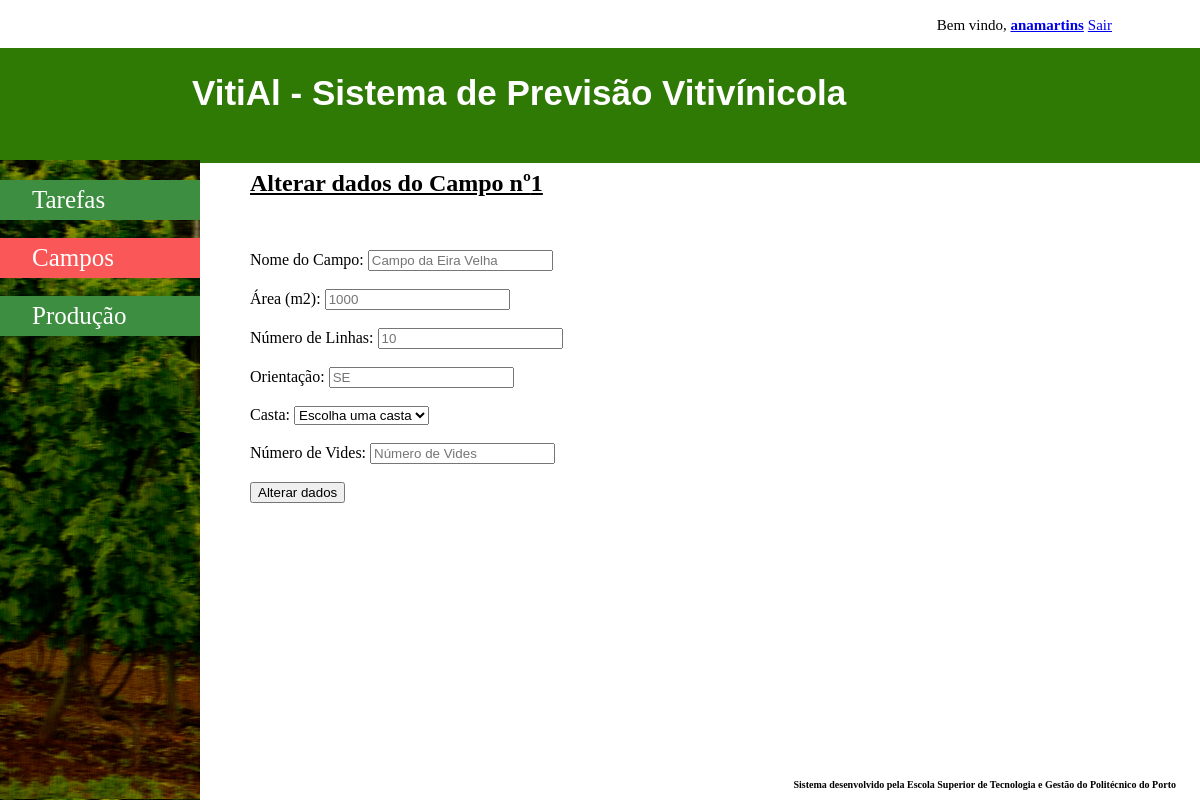
The page /Application/User/editarCampo.php?campoid=1 (signed in) on the database its author committed.
### tables this page shows
CREATE TABLE `campo` (
  `id` int(11) NOT NULL,
  `nome` varchar(4000) DEFAULT NULL,
  `localizacao` text NOT NULL,
  `area` float DEFAULT NULL,
  `numero_linhas` int(11) DEFAULT NULL,
  `orientacao` varchar(4000) DEFAULT NULL,
  `quinta_id` int(11) NOT NULL,
  `utilizador_id` int(11) NOT NULL
);

### Application/Database/MyDataAccessPDOBase.php (called while the page is built, shortened)
<?php
require_once (Conf::getApplicationDatabasePath() . 'MyDataAccessPDOSqlFactory.php');
abstract class MyDataAcessPDOBase {
    private $connection = null;
    private $connectionOptions = array(
        PDO::ATTR_ERRMODE => PDO::ERRMODE_EXCEPTION,
        PDO::MYSQL_ATTR_INIT_COMMAND => "SET NAMES 'UTF8'"
    );
    public function __construct($host, $databaseName, $userName, $password) {
        $dsn = $this->getDSNMySQL($host, $databaseName);
    }
    private function getDSNMySQL(&$host, &$databaseName) {
        $dsn = self::DSN_MYSQL;
        return $dsn;
    }
    protected function getConnection() {
        return $this->connection;
    }
    protected function setConnection(PDO $connection) {
        $this->connection = $connection;
    }
    private function getConnectionOptions() {
        return $this->connectionOptions;
    }
    protected function prepareStatement(&$sql, Array &$dataParameters = null) {
        $q = $this->getConnection()->prepare($sql);
        $q->execute($dataParameters);
        return $q;
    }
}

### Application/Database/MyDataAccessPDOSqlFactory.php (called while the page is built, shortened)
<?php
class MyDataAccessPDOSqlFactory {
    public static function buildPDOPlaceHolderKey($key){
        return self::PDO_PLACEHOLDER_PRECHAR . $key;
    }
    protected static function buildSQLClauseWhere(Array &$where = null){
        $whereClause = self::STRING_EMPTY_VALUE;
        if ($where != null) {
            foreach (array_keys($where) as $key) {
                $whereClause =  $whereClause .
                                ($whereClause == self::STRING_EMPTY_VALUE ? self::STRING_EMPTY_VALUE : ' AND ') .
                                $key . ' = ' . self::buildPDOPlaceHolderKey($key);
            }
            $whereClause = ' WHERE ' . $whereClause;
        }
        return $whereClause;
    }
    protected static function buildSQLClauseOrderBy(Array &$order = null){
        $orderClause = self::STRING_EMPTY_VALUE;
        return $orderClause;
    }
    protected static function buildSQLSelect(&$table, Array &$where = null, Array &$order = null) {
        $sql = self::SQL_SELECT_STATEMENT_BASE;
        $whereClause = self::buildSQLClauseWhere($where);
        $orderClause = self::buildSQLClauseOrderBy($order);
        self::replaceStringTag(self::SQL_TABLE_NAME_TAG, $sql, $table);
        self::replaceStringTag(self::SQL_WHERE_CLAUSE_TAG, $sql, $whereClause);
        self::replaceStringTag(self::SQL_ORDERBY_CLAUSE_TAG, $sql, $orderClause);
        return $sql;
    }
    public static function buildSQL($op, &$table, Array &$data = null, Array &$dataOptional = null){
        $sql = self::STRING_EMPTY_VALUE;
        switch ($op) {
            case MyDataAccessPDO::SELECT_OPERATION:
                $sql = self::buildSQLSelect($table, $data, $dataOptional);
                break;
        }
        return $sql;
    }
}

### Application/Database/MyDataAccessPDO.php (called while the page is built, shortened)
<?php
require_once (Conf::getApplicationDatabasePath() . 'MyDataAccessPDOBase.php');
require_once (Conf::getApplicationDatabasePath() . 'MyDataAccessPDOSqlFactory.php');
class MyDataAccessPDO extends MyDataAcessPDOBase {
    protected function getRecords($table, Array $where = null,
            Array $order = null) {
        try {
            $sql = MyDataAccessPDOSQLFactory::buildSQL(self::SELECT_OPERATION,
                    $table, $where, $order);
            $q = $this->prepareStatement($sql, $where);
        } catch (PDOException $e) {
            throw $e;
        } catch (Exception $e) {
            throw $e;
        }
        $q->setFetchMode(PDO::FETCH_BOTH);
        return $q->fetchAll();
    }
}

### Application/Manager/CampoManager.php (called while the page is built, shortened)
<?php
require_once (Conf::getApplicationDatabasePath() . 'MyDataAccessPDO.php');
class CampoManager extends MyDataAccessPDO {
    public function getCampoById($id) {
        try {
            return $this->getRecords(self::SQL_TABLE_NAME, array('id' => $id));
        } catch (Exception $e) {
            throw $e;
        }
    }
}

### Application/User/editarCampo.php (the view, shortened to what this page needs)
<?php
require_once (Conf::getApplicationDatabasePath() . 'MyDataAccessPDO.php');
require_once (Conf::getApplicationManagerPath() . 'CampoManager.php');
if (isset($_SESSION['login'])) {
    ?>
    <!DOCTYPE html>
    <html>
        <head>
            <link rel="stylesheet" type="text/css" href="../CSS/styleEditarCampo.css">
        </head>
        <body>
            <ul class="menutopo">
                <li>Bem vindo, <a href="areaUser.php"><strong><?php echo $_SESSION['login'] ?></strong></a></li>
                <li><a href="../../logout.php">Sair</a></li>
            </ul>
            <h1><a href="homePageUser.php">VitiAl - Sistema de Previsão Vitivínicola</a></h1>
                <div class="menu-items">
                    <a href="homePageUser.php">Tarefas</a>
                    <br/>
                    <a href="campos.php" class="active">Campos</a>
                    <br/>
                    <a href="producao.php">Produção</a>
                </div>
                <?php
                $campoid = filter_input(INPUT_GET, 'campoid');
                $campoManager = new CampoManager();
                $detalhes = $campoManager->getCampoById($campoid);
                ?>
                <h2><u>Alterar dados do Campo nº<?php echo $campoid ?></u></h2>
                <div class="conteudoDetalhes">
                    <form id="formAlteraCampo" method="get" action="Validations/validarEditarCampo.php">
                        <label for="nome_campo">Nome do Campo:</label>
                        <input type="text" name="nome_campo" placeholder="<?php echo $detalhes[0]['nome']; ?>" required/>
                        <br/><br/>
                        <label for="area_campo">Área (m2):</label>
                        <input type="number" name="area_campo" placeholder="<?php echo $detalhes[0]['area']; ?>" required/>
                        <br/><br/>
                        <label for="numero_linhas_campo">Número de Linhas:</label>
                        <input type="number" name="numero_linhas_campo" placeholder="<?php echo $detalhes[0]['numero_linhas']; ?>" required/>
                        <br/><br/>
                        <label for="orientacao_campo">Orientação:</label>
                        <input type="text" name="orientacao_campo" placeholder="<?php echo $detalhes[0]['orientacao']; ?>" required/>
                        <br/><br/>
                        <label for="casta">Casta: </label>
                        <select name="casta" id="casta" required>
                            <br/>
                            <option selected="" value="">Escolha uma casta</option>
                        </select>
                        <br/><br/>
                        <label for="numero_vides">Número de Vides:</label>
                        <input type="text" name="numero_vides" placeholder="Número de Vides" required/>
                        <br/><br/>
                        <input type="submit" value="Alterar dados" id="sbutton" required/>
                    </form>
                </div>
                <div class="footer">
                    <p>Sistema desenvolvido pela Escola Superior de Tecnologia e Gestão do Politécnico do Porto</p>
                </div>
        </body>
    </html>
    <?php
} else {
    header("Location: ../../index.php");
}

### Application/CSS/styleEditarCampo.css (style rules this page uses)
h1 a { width: 100%; font-family: "Lucida Sans Unicode", "Lucida Grande", sans-serif; background-color:#2F7905; height: 10%; position: fixed; top: 6%; left: 0; padding: 10px; color:white; font-size: 35px; padding-top: 25px; padding-left: 16%; text-decoration: none; }
.footer { position: fixed; left: 0; bottom: 0; width: 98%; text-align: right; }
.footer p { font-size: 10px; font-weight: bold; }
.menu-items { height: 100%; width: 200px; position: fixed; z-index: 1; top: 20%; left: 0; background-color: #243410; background: #243410 url(../Images/Beira,_vinho_verde_copia.jpg); overflow-x: hidden; padding-top: 20px; }
.menu-items a { padding: 6px 6px 6px 32px; text-decoration: none; font-size: 25px; color: white; display: block; background: #3e8e41; }
h2 { left: 250px; top: 150px; position: fixed; }
.conteudoDetalhes { left: 250px; top: 250px; position: fixed; }
.menu-items a.active { background: #FA5858; }
.menutopo { list-style-type: none; overflow: hidden; text-align: right; margin-right: 80px; }
.menutopo li { display:inline; font-size: 15px; }

### rows shown on the page
campo: nome_campo "Campo da Eira Velha", area_campo "1000", numero_linhas_campo "10", orientacao_campo "SE"

### other values the page prints
$_SESSION['login'] "anamartins"
$campoid "1"
